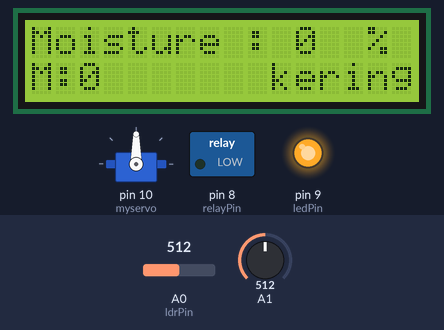
Recording of a sketch running on a simulated Arduino Uno, built with avr-gcc and run on an emulated ATmega328P. Parts: 16×2 character LCD, servo, switched loads named in the sketch (green lamp = pin HIGH), output pins drawn as LEDs (lit = HIGH). Inputs (shaded band) come from the test bench; at power-on: A0 (ldrPin) = 512, A1 = 512. What the sketch prints to the serial monitor is not drawn.

Above: at 1.2 s.
1.3 s: A0 (ldrPin) set to 42
2.8 s: A0 (ldrPin) set to 35
At 4.5 s:
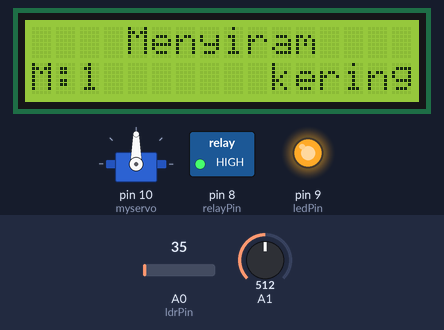
5.3 s: A1 set to 397
8.3 s: A1 set to 375
12.9 s: A0 (ldrPin) set to 70
At 15.8 s:
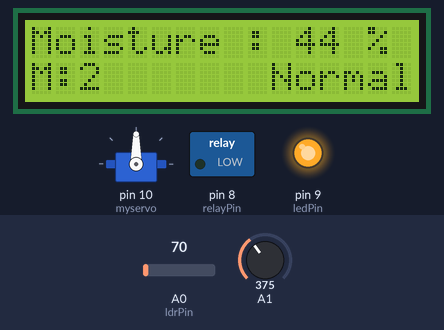
15.9 s: A1 set to 302
At 16.8 s:
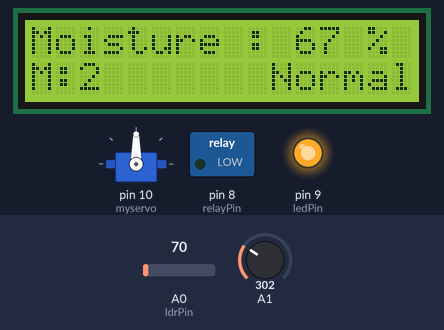
17.4 s: A1 set to 283
At 18.8 s:
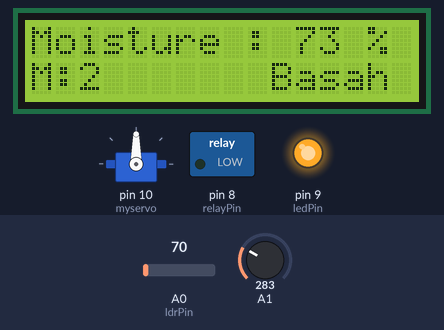
Timing chart, 0 to 20.1 s (numbered marks = the images above; inputs shaded):
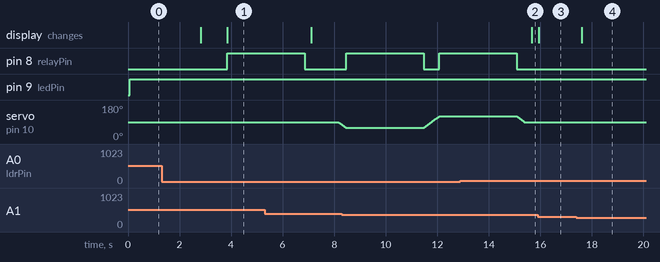

The sketch:

PST_FIN.ino
```cpp
#include <LiquidCrystal_I2C.h>
#include<Wire.h>
LiquidCrystal_I2C lcd(0x27, 16, 2);
#include <Servo.h>
Servo myservo;

const int relayPin = 8;
const int ldrPin = A0;
const int ledPin = 9;
int pos=90;
int mode=0;

void setup() {
  Serial.begin(9600);
  lcd.init();
  lcd.backlight();
  pinMode(relayPin, OUTPUT);
  pinMode(ledPin, OUTPUT);
  myservo.attach(10);
}

void umode(){
  mode = (mode + 1) % 4;
  lcd.setCursor(0,1);
  lcd.print("M:");
  lcd.print(mode);
  Serial.print("M:");
  Serial.println(mode);
  delay(1000);
}

void mode0(){
    lcd.setCursor(10,1);
    lcd.print("kering");
}

void mode1(){
    lcd.setCursor(0,0);
    lcd.print("    Menyiram    ");
    lcd.setCursor(10,1);
    lcd.print("kering");
    myservo.write(pos);


    digitalWrite(relayPin, HIGH);
    delay(3000);
    digitalWrite(relayPin, LOW);
}

void mode2(){
    lcd.setCursor(0,0);
    lcd.print("    Menyiram    ");
    lcd.setCursor(10,1);
    lcd.print("kering");


    for (pos = 90; pos >= 60; pos -= 1) {
    myservo.write(pos);
    delay(10);
    }
    digitalWrite(relayPin, HIGH);
    delay(3000);
    digitalWrite(relayPin, LOW);

    for (pos = 60; pos <= 120; pos += 1) {
    myservo.write(pos);
    delay(10);
    }
    digitalWrite(relayPin, HIGH);
    delay(3000);
    digitalWrite(relayPin, LOW);

    for (pos = 120; pos >= 90; pos -= 1) {
    myservo.write(pos);
    delay(10);
    }
}

void mode3(){
    lcd.setCursor(0,0);
    lcd.print("    Menyiram    ");
    lcd.setCursor(10,1);
    lcd.print("kering");


    for (pos = 90; pos >= 30; pos -= 1) {
    myservo.write(pos);
    delay(10);
    }
    digitalWrite(relayPin, HIGH);
    delay(3000);
    digitalWrite(relayPin, LOW);

    for (pos = 30; pos <= 90; pos += 1) {
    myservo.write(pos);
    delay(10);
    }
    digitalWrite(relayPin, HIGH);
    delay(3000);
    digitalWrite(relayPin, LOW);

    for (pos = 90; pos <= 150; pos += 1) {
    myservo.write(pos);
    delay(10);
    }
    digitalWrite(relayPin, HIGH);
    delay(3000);
    digitalWrite(relayPin, LOW);

    for (pos = 150; pos >= 90; pos -= 1) {
    myservo.write(pos);
    delay(10);
    }
}

void loop() {
  digitalWrite(ledPin,HIGH);
  lcd.setCursor(0,1);
  lcd.print("M:");
  lcd.print(mode);

  int Sensor_Value;
  int moisture_percentage;
  int br=analogRead(ldrPin);
  if (br < 40){
    umode();
  }

  char status;
  Sensor_Value = analogRead(A1);
  moisture_percentage= map(Sensor_Value,512, 201, 0, 100 );
  moisture_percentage= constrain(moisture_percentage, 0, 100);
  if (moisture_percentage >=100){
    lcd.setCursor(13,0);
    lcd.print(" ");
  }

  lcd.setCursor(0,0);
  lcd.print("Moisture : ");
  lcd.print(moisture_percentage);
  lcd.setCursor(14,0);
  lcd.print("%");
  lcd.setCursor(0,1);


  if (moisture_percentage < 40){
    if (mode==0){
      mode0();
    }
    else if (mode==1){
      mode1();
    }
    else if (mode==2){
      mode2();
    }
    else if (mode==3){
      mode3();
    }
  }

  else if (moisture_percentage < 70){
    digitalWrite(relayPin, LOW);
    lcd.setCursor(10,1);
    lcd.print("Normal");
    }

  else{
    digitalWrite(relayPin, LOW);
    lcd.setCursor(10,1);
    lcd.print("Basah ");
    }
  delay(250);
}
```

Measured:
- the behaviour switches between 40 and 39 on A0 (ldrPin) (found by bisection; images 0 and 1)
- the behaviour switches between 295 and 294 on A1 (found by bisection; images 3 and 4)
- after the input at 1.3 s, every drawn part: stays the same
- after the input at 2.8 s, pin 8 (relayPin): LOW → HIGH after 1.1 s; the display: first changes at once (image 1 shows a later state)
- after the input at 12.9 s, the display: changes after 2.8 s (image 2)
- after the input at 15.9 s, the display: changes after 0.05 s (image 3)
- after the input at 17.4 s, the display: changes after 0.20 s (image 4)
